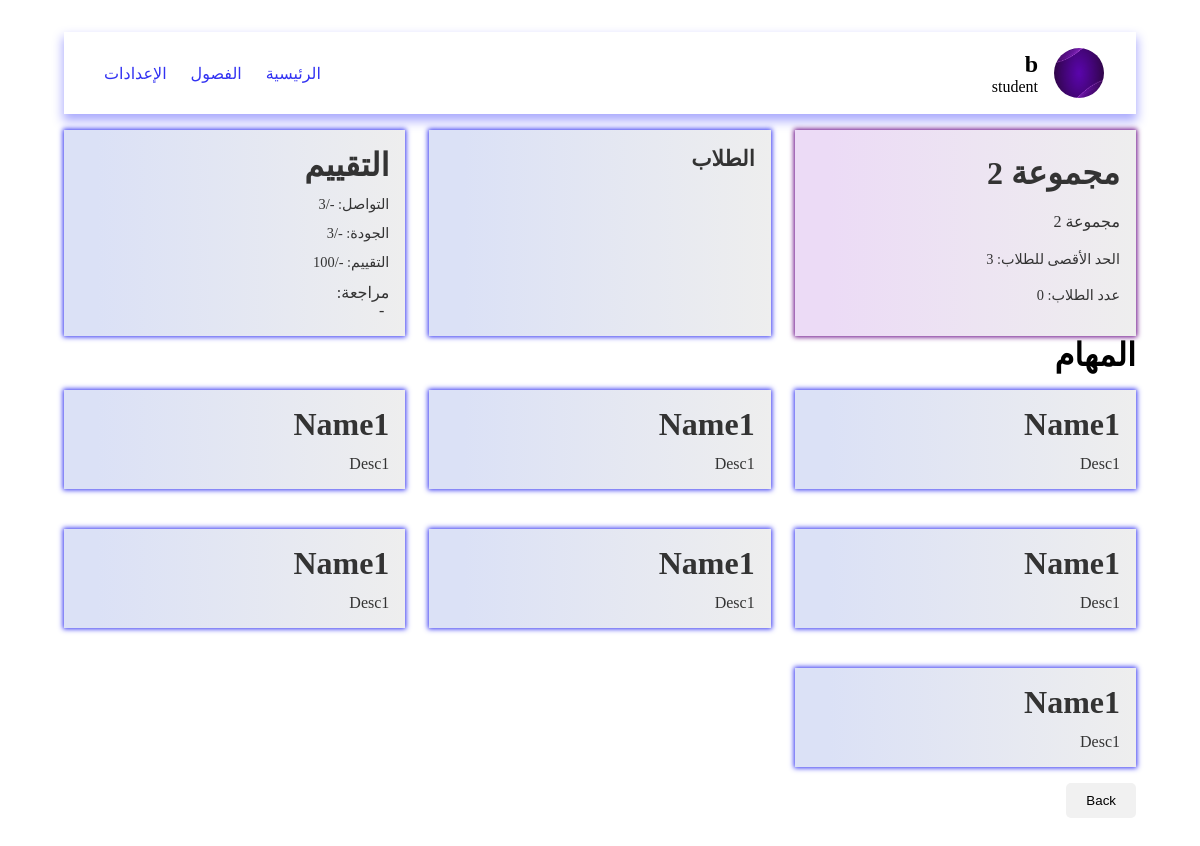
Screenshot of /pages/viewGroupDetails.php?id=2 (signed in) with the database file from the repository.
### tables this page shows
CREATE TABLE groups (
    id INTEGER PRIMARY KEY, 
    title TEXT, 
    description TEXT, 
    "limit" INTEGER, 
    members INTEGER, 
    class_id INTEGER,
    interaction INTEGER,
    quality INTEGER,
    grading INTEGER,
    feedback TEXT
);

### data/db.php (called while the page is built, shortened)
<?php
$db = new SQLite3('../data/database.db');
$db->exec('CREATE TABLE IF NOT EXISTS users (
    id INTEGER PRIMARY KEY,
    name TEXT,
    email TEXT UNIQUE,
    password TEXT UNIQUE,
    role TEXT
)');
$db->exec('CREATE TABLE IF NOT EXISTS classes (
    id INTEGER PRIMARY KEY,
    title TEXT,
    description TEXT,
    "limit" INTEGER,
    teacher_id INTEGER
)');
$db->exec('CREATE TABLE IF NOT EXISTS groups (
    id INTEGER PRIMARY KEY,
    title TEXT,
    description TEXT,
    "limit" INTEGER,
    members INTEGER,
    class_id INTEGER,
    interaction INTEGER,
    quality INTEGER,
    grading INTEGER,
    feedback TEXT
)');
$db->exec('CREATE TABLE IF NOT EXISTS group_students (
    group_id INTEGER,
    student_id INTEGER
)');
function getGroup($id)
{
    global $db;
    $stmt = $db->prepare('SELECT * FROM groups WHERE id = :id');
    $stmt->bindValue(':id', $id, SQLITE3_INTEGER);
    $result = $stmt->execute();
    if ($result) {
        return $result->fetchArray(SQLITE3_ASSOC);
    }
    return null;
}
function getStudent($id)
{
    global $db;
    $stmt = $db->prepare('SELECT * FROM users WHERE id = :id AND role = "student"');
    $stmt->bindValue(':id', $id, SQLITE3_INTEGER);
    $result = $stmt->execute();
    if ($result) {
        return $result->fetchArray(SQLITE3_ASSOC);
    }
    return null;
}
function getGroupStudentsByGroupId($group_id)
{
    global $db;
    $stmt = $db->prepare('SELECT * FROM group_students WHERE group_id = :group_id');
    $stmt->bindValue(':group_id', $group_id, SQLITE3_INTEGER);
    $result = $stmt->execute();
    $students = [];
    while ($row = $result->fetchArray(SQLITE3_ASSOC)) {
        $students[] = getStudent($row['student_id']);
    }
    return $students;
}
function getStudentsByClassId($class_id)
{
    global $db;
    $stmt = $db->prepare('SELECT * FROM classes WHERE id = :id');
    $stmt->bindValue(':id', $class_id, SQLITE3_INTEGER);
    $result = $stmt->execute();
    $class = $result->fetchArray(SQLITE3_ASSOC);
    $stmt = $db->prepare('SELECT * FROM groups WHERE class_id = :class
    ');
    $stmt->bindValue(':class', $class_id, SQLITE3_INTEGER);
    $result = $stmt->execute();
    $groups = [];
    while ($row = $result->fetchArray(SQLITE3_ASSOC)) {
        $groups[] = $row;
    }
    $students = [];
    foreach ($groups as $group) {
        $students = array_merge($students, getGroupStudentsByGroupId($group['id']));
    }
    return $students;
}
function getClassByGroupId($group_id)
{
    global $db;
    $group = getGroup($group_id);
    $stmt = $db->prepare('SELECT * FROM classes WHERE id = :id');
    $stmt->bindValue(':id', $group['class_id'], SQLITE3_INTEGER);
    $result = $stmt->execute();
    if ($result) {
        return $result->fetchArray(SQLITE3_ASSOC);
    }
    return null;
}

### pages/viewGroupDetails.php (the view, shortened to what this page needs)
<?php
include '../data/db.php';
$group = $_GET['id'];
$group = getGroup($group);
$members = getGroupStudentsByGroupId($group['id']);
$class = getClassByGroupId($group['id']);
$students = getStudentsByClassId($class['id']);
$missions = [
    [
        "name" => 'Name1',
        "description" => 'Desc1'
    ],
    [
        "name" => 'Name1',
        "description" => 'Desc1'
    ],
    [
        "name" => 'Name1',
        "description" => 'Desc1'
    ],
    [
        "name" => 'Name1',
        "description" => 'Desc1'
    ],
    [
        "name" => 'Name1',
        "description" => 'Desc1'
    ],
    [
        "name" => 'Name1',
        "description" => 'Desc1'
    ],
    [
        "name" => 'Name1',
        "description" => 'Desc1'
    ]
];
?>
<!DOCTYPE html>
<html lang="ar" dir="rtl">
<head>
    <link rel="stylesheet" href="../styles/viewGroup.css">
</head>
<body>
    <?php include "../components/navbar.php" ?>
    <main class="container">
        <div class="group first">
            <h1 class="title">
                <?php echo $group['title']; ?>
            </h1>
            <p class="desc">
                <?php echo $group['description']; ?>
            </p>
            <p class="limit">
                الحد الأقصى للطلاب:
                <?php echo $group['limit']; ?>
            </p>
            <p class="members">
                عدد الطلاب:
                <?php echo count($members); ?>
            </p>
        </div>
        <div class="members group">
            <h2>الطلاب</h2>
            <ul>
            </ul>
        </div>
        <div class="group">
            <h1 class="title">
                التقييم
            </h1>
            <p class="limit">
                التواصل: <?php echo $group['interaction'] ?? '-'; ?>/3
            </p>
            <p class="limit">
                الجودة: <?php echo $group['quality'] ?? '-'; ?>/3
            </p>
            <p class="limit">
                التقييم: <?php echo $group['grading'] ?? '-'; ?>/100
            </p>
            <p class="desc">
                مراجعة:<br>&ThickSpace;<?php echo $group['feedback'] ?? '-'; ?>
            </p>
        </div>
    </main>
    <h1>المهام</h1>
    <main class="container">
        <?php foreach ($missions as $mission) : ?>
            <div class="group">
                <h1 class="title">
                    <?php echo $mission['name']; ?>
                </h1>
                <p><?php echo $mission['description']; ?></p>
            </div>
        <?php endforeach; ?>
    </main>
    <button onclick="window.location.href = '../pages/viewGroups.php?id=<?php echo $class['id']; ?>'" class="back">Back</button>
</body>
</html>

### styles/viewGroup.css (style rules this page uses)
* { padding: 0; margin: 0; box-sizing: border-box; text-decoration: none; list-style: none; }
body { padding: 2rem 4rem; }
.container { display: grid; grid-template-columns: repeat(auto-fill, minmax(300px, 1fr)); gap: 1.5rem; }
.group { display: grid; gap: 0.75rem; background-image: linear-gradient(to right, #dbe1f6 10%, #eee); padding: 1.5rem 1rem; box-shadow: 0 0 5px 1px rgb(50, 50, 242); color: #333; cursor: pointer; }
.group.first { display: grid; gap: 0.75rem; background-image: linear-gradient(to right, #ecdbf6 10%, #eee); padding: 1.5rem 1rem; box-shadow: 0 0 5px 1px rgb(100, 0, 131); color: #333; cursor: pointer; }
.desc { font-size: 1rem; }
.limit { font-size: 0.9rem; }
.members { font-size: 0.9rem; }
.group { margin-top: 1rem; padding: 1rem; transition: 0.3s; }
.back { background-color: #f1f1f1; color: black; padding: 10px 20px; border: none; border-radius: 5px; cursor: pointer; margin-top: 1rem; }

### styles/navbar.css (style rules this page uses)
* { padding: 0; margin: 0; box-sizing: border-box; text-decoration: none; list-style: none; }

### rows the page displays
groups: title "مجموعة 2", description "مجموعة 2", limit "3", interaction "-", quality "-", grading "-", feedback "-"

### other values shown
$_SESSION['user']['name'] "b"
$_SESSION['user']['role'] "student"
count($members) "0"
$mission['name'] "Name1"
$mission['description'] "Desc1"
